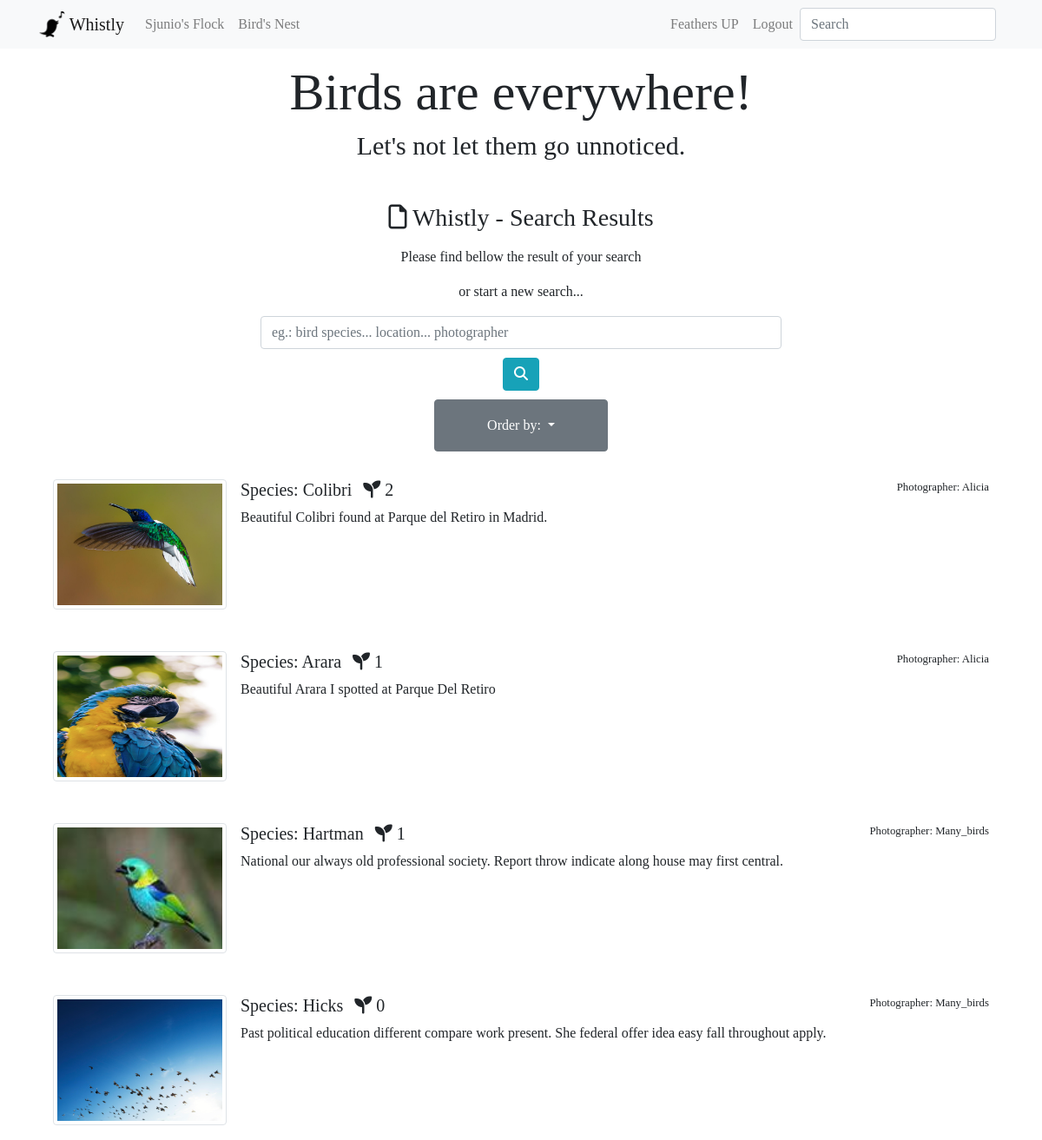
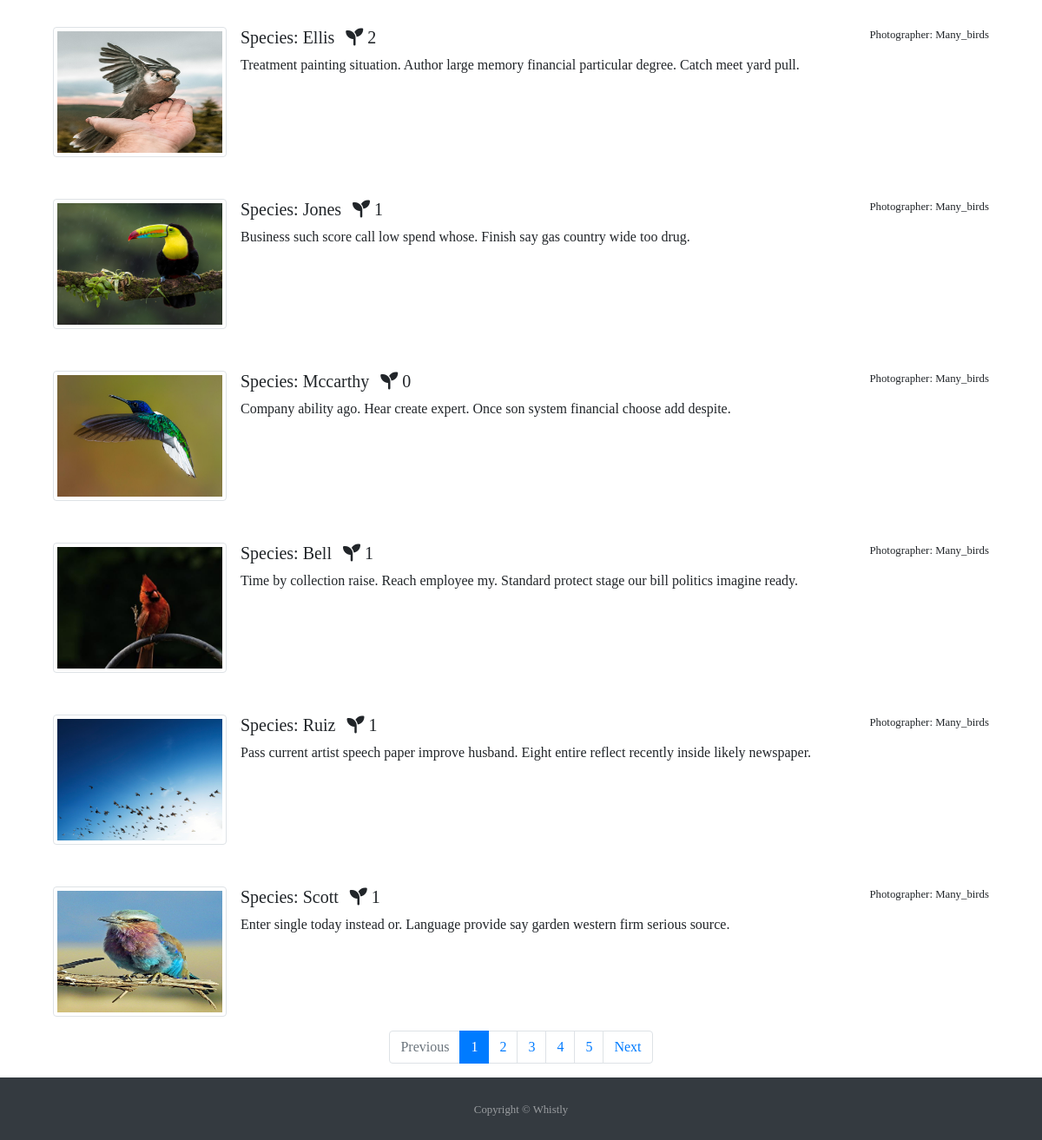
Screenshot of /search/ (signed in) with the database file from the repository (2 pictures, top to bottom).
### users/models.py (models this page shows, shortened)
class CustomUser(AbstractUser):
    id = models.UUIDField(
        primary_key=True,
        default=uuid.uuid4,
        editable=False
    )
    profile_picture = models.ImageField(upload_to='profile_pics', blank=True, default='default/default_profile_pic.jpg', validators=[file_size])
    about_user = models.TextField(max_length=600, blank=True, default='Enter a nice description here')
    registered_at = models.DateField(auto_now_add=True)
    def __str__(self):
        return super().username

### birds/models.py (models this page shows, shortened)
class TimeStampedModel(models.Model):
    created = models.DateTimeField(auto_now_add=True)
    modified = models.DateTimeField(auto_now=True)
    class Meta:
        abstract = True

class Bird(TimeStampedModel):
    id = models.UUIDField(
        primary_key=True,
        default=uuid.uuid4,
        editable=False
    )
    species = models.CharField(max_length=150, blank=False)
    location = models.CharField(max_length=200, blank=False)
    picture = models.ImageField(upload_to='bird', blank=False, validators=[file_size])
    photographer = models.ForeignKey(
        get_user_model(),
        on_delete=models.CASCADE,
        related_name='photographers',)
    photographer_comment = models.TextField(max_length=500)
    class Meta:
        ordering = ['-created']
    def get_absolute_url(self):
        return reverse("bird_detail", kwargs={"pk": self.pk})

### pages/views.py (the view)
# urls.py: path('search/', SearchResultsListView.as_view(), name='search_results'),
class SearchResultsListView(LoginRequiredMixin, ListView):
    model = Bird
    template_name = 'search_results.html'
    paginate_by = 10
    def get_queryset(self):
        print(self.request.GET)
        query = self.request.GET.get('q') # search result
        order_by = self.request.GET.get('order_by') # order by result
        queryset = super().get_queryset() # queryset = Birds.objects
        if query:
            queryset = queryset.filter(
                Q(photographer__username__icontains=query)| Q(species__icontains=query)
                | Q(photographer_comment__icontains=query) | Q(location__icontains=query)
            )
            if order_by:
                queryset = queryset.annotate(num_comment=Count('comments')).order_by('-num_comment')
            return queryset
        else:
            if order_by:
                queryset = queryset.annotate(num_comment=Count('comments')).order_by('-num_comment')
        return queryset
    def get_context_data(self, *, object_list=None, **kwargs):
        context = super().get_context_data(**kwargs)
        context["user_search"] = self.request.GET.get('q')
        return context

### templates/search_results.html (shortened to what this page needs)
{% extends '_base.html' %}
{% load crispy_forms_tags %}
{% block content %}
<div class="container">
  <div class="row">
    <div class="col-12" align="center">
      <h3 class="mb-3"><i class="fa fa-file-o"></i> Whistly - Search Results</h3>
      <p class="">Please find bellow the result of your search</p>
      <p class="mb-3">or start a new search...</p>
      <form action="{% url 'search_results' %}" method="GET">
        <input
          type="text"
          name="q"
          class="form-control"
          placeholder="eg.: bird species... location... photographer"
          style="max-width: 600px;"
        >
        <button class="btn btn-info" type="button" style="width: auto; height:auto">
          <i class="fa fa-search"></i>
        </button>
      </form>
    </div>
  </div>
  <div class="row">
    <div class="container col-12" align=center>
    <div class="dropdown">
      <button class="btn btn-secondary dropdown-toggle" type="button" id="dropdownMenuButton" data-toggle="dropdown" aria-haspopup="true" aria-expanded="false">
        Order by:
      </button>
    </div>
  </div>
      {% for result in bird_list %}
        <div class="container">
          <div class="media mt-3 p-3">
            <a href="{{ result.get_absolute_url }}">
              <img class="mr-3 img-thumbnail" src="{{ result.picture.url }}" alt="Generic placeholder image" style="height: 150px; width: 200px;">
            </a>
            <div class="media-body">
              <p class="small float-right">Photographer: {{ result.photographer|capfirst }}</p>
              <h5 class="mt-0">Species: {{ result.species }}
                <span class="ml-2">
                  <i class="fas fa-seedling"></i>
                  {{ result.seeds.count }}
                </span>
              </h5>
              {{ result.photographer_comment }}
            </div>
          </div>
          </div>
      {% endfor %}
</div>
</div>
{% include 'pagination.html' %}
{% endblock content %}

### templates/_base.html (shortened to what this page needs)
<!DOCTYPE html>
{% load static %}
<html lang="en">
<head>
<link rel="stylesheet" href="https://cdnjs.cloudflare.com/ajax/libs/twitter-bootstrap/4.5.0/css/bootstrap.min.css">
<link rel="stylesheet" href="https://cdnjs.cloudflare.com/ajax/libs/font-awesome/5.13.0/css/all.min.css">
<link rel="stylesheet" href="{% static 'css/base.css' %}">
</head>
<body>
<div id="main-div">
    <nav class="navbar fixed-top navbar-expand-lg navbar-light bg-light">
      <div class="container">
        <div class="navbar-header">
          <a href="{% url 'home' %}" class="navbar-brand">
            <img src="{% static 'img/icon.png' %}" width="30" height="30" class="d-inline-block align-top" alt="icon">
            Whistly
          </a>
        </div>
        <div class="collapse navbar-collapse" id="navbarSupportedContent">
        <ul class="navbar-nav mr-auto">
          {% if user.is_authenticated %}
            <li class="nav-item">
              <a class="nav-link" href="{% url 'profile_detail' pk=user.pk %}">{{ user|title }}'s Flock</a></li>
            <li class="nav-item">
          {% endif %}
            <li class="nav-item">
              <a class="nav-link" href="{% url 'birds_nest' %}">Bird's Nest</a></li>
        </ul>
        <ul class="navbar-nav ml-auto">
          {% if user.is_authenticated %}
              <li class="nav-item">
                <a class="nav-link" href="{% url 'add_bird' %}">Feathers UP</a>
              </li>
              <li class="nav-item">
                <a class="nav-link" href="{% url 'account_logout' %}">Logout</a>
              </li>
          {% endif %}
            <form action="{% url 'search_results' %}" method="GET" class="form-inline my-2 my-lg-0">
              <input name='q' class="form-control mr-sm-2" type="search" placeholder="Search" aria-label="Search">
            </form>
        </ul>
      </div>
      </div>
    </nav>
    <div class="container" style="padding-top: 70px" align=center>
          <h1 id="base_h1">Birds are everywhere!</h1>
          <h6 id="base_h6" class="mb-5">Let's not let them go unnoticed.</h6>
    </div>
    {% block content %}
    {% endblock content %}
<div>
  <footer id="sticky-footer" class="py-4 mt-3 bg-dark text-white-50">
    <div class="container text-center">
      <small>Copyright &copy; Whistly</small>
    </div>
  </footer>
</div>
</div>
</body>
</html>

### static/css/base.css (style rules this page uses)
body { font-family: 'Caladea', serif; }
button { width: 200px; height: 60px; margin-top: 10px; }
#base_h1 { font-size: 60px; }
#base_h6 { font-size: 30px; }

### rows the page displays
CustomUser: username "Sjunio"
Bird: picture (picture), photographer "Alicia", species "Colibri", seeds.count "2", photographer_comment "Beautiful Colibri found at Parque del Retiro in Madrid."
Bird: picture (picture), photographer "Alicia", species "Arara", seeds.count "1", photographer_comment "Beautiful Arara I spotted at Parque Del Retiro"
Bird: picture (picture), photographer "Many_birds", species "Hartman", seeds.count "1", photographer_comment "National our always old professional society. Report throw indicate along house may first central."
Bird: picture (picture), photographer "Many_birds", species "Hicks", seeds.count "0", photographer_comment "Past political education different compare work present. She federal offer idea easy fall throughout apply."
Bird: picture (picture), photographer "Many_birds", species "Ellis", seeds.count "2", photographer_comment "Treatment painting situation. Author large memory financial particular degree. Catch meet yard pull."
Bird: picture (picture), photographer "Many_birds", species "Jones", seeds.count "1", photographer_comment "Business such score call low spend whose. Finish say gas country wide too drug."
Bird: picture (picture), photographer "Many_birds", species "Mccarthy", seeds.count "0", photographer_comment "Company ability ago. Hear create expert. Once son system financial choose add despite."
Bird: picture (picture), photographer "Many_birds", species "Bell", seeds.count "1", photographer_comment "Time by collection raise. Reach employee my. Standard protect stage our bill politics imagine ready."
Bird: picture (picture), photographer "Many_birds", species "Ruiz", seeds.count "1", photographer_comment "Pass current artist speech paper improve husband. Eight entire reflect recently inside likely newspaper."
Bird: picture (picture), photographer "Many_birds", species "Scott", seeds.count "1", photographer_comment "Enter single today instead or. Language provide say garden western firm serious source."

### other values shown
{{ i }} "1"
{{ i }} "2" "3" "4" "5"
